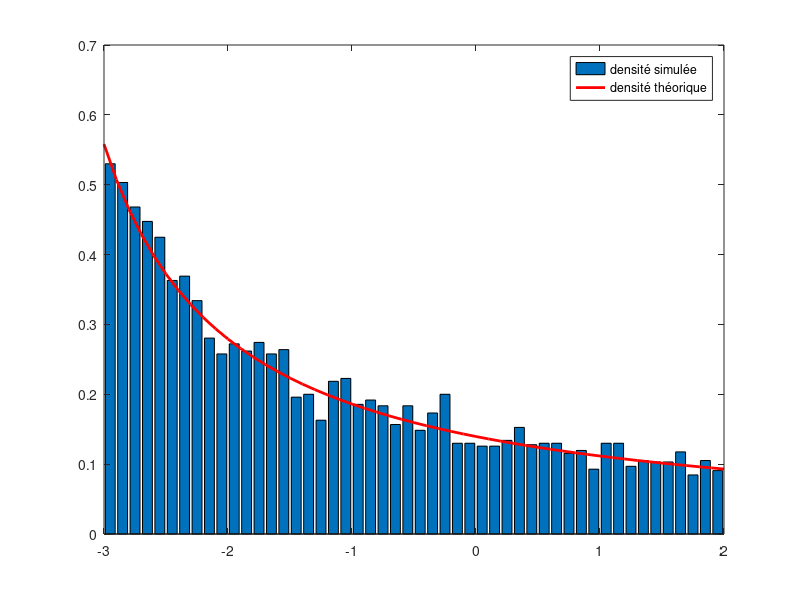

Source code (MATLAB):
clear variables;
close all;

n=5000;
Y=rand(1,n);
X=6.^Y-4;
[h,xout]=hist(X,50);
h=h/trapz(xout,h);
x=-3:0.1:2;
f=(1/log(6))./(x+4);
bar(xout,h)	
hold on;
plot(x,f,'r','LineWidth',2)
legend('densité simulée','densité théorique');

E_emp=mean(X);
Sigma_emp=std(X);

E_th=(5-4*log(6))*(1/log(6));
E_th2=trapz(x,x.^2.*f);

V_th=E_th2-E_th^2;
Sigma_th=sqrt(V_th);




